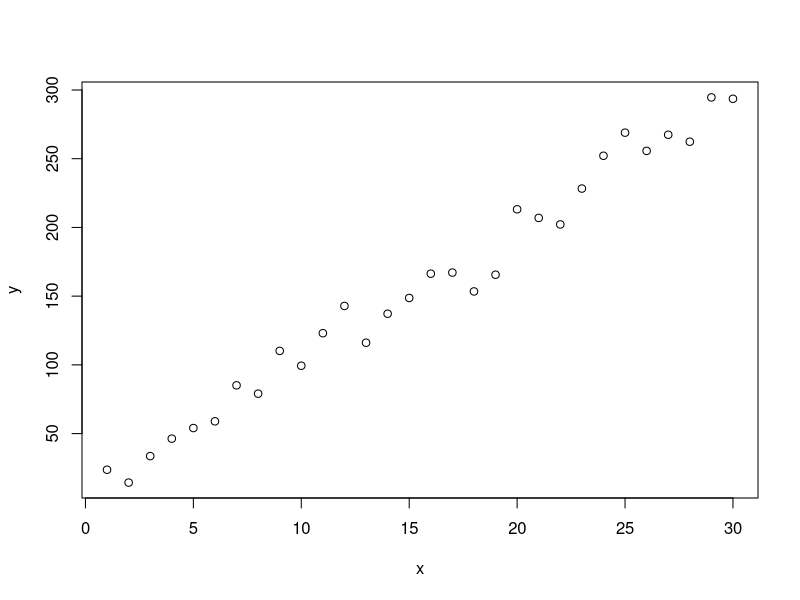
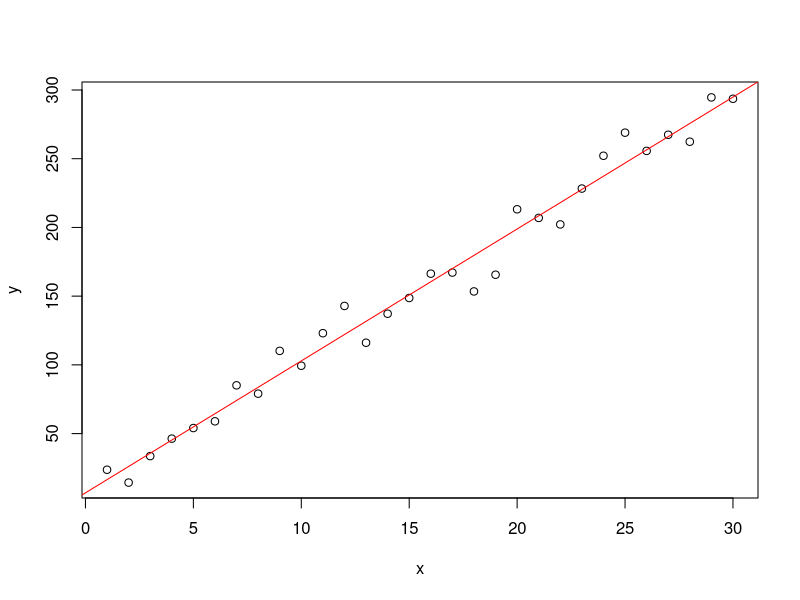

The R script that drew these images, in order:
## ---- chunk 1
knitr::opts_chunk$set(
  collapse = TRUE,
  # warning = FALSE,
  # message = FALSE,
  comment = "#>",
  fig.path = "knitr-figs/",
  cache.path = if (knitr:::is_latex_output()) "knitr-cache-tex/" else "knitr-cache-docx/",
  fig.asp = 0.618,
  fig.width = 9,
  out.width = "6in",
  echo = TRUE,
  autodep = TRUE,
  cache = TRUE,
  # If a chunk needs to be updated each time (i.e. it depends on input that is outside the scope of this file and changes in that outside file would not be detected), set cache = FALSE in the chunk header
  # cache.comments = FALSE,
  dev = if (knitr:::is_latex_output()) "pdf" else "png",
  dpi = 200,
  fig.align = "center",
  fig.pos = "htb"
)
## ---- chunk 2
set.seed(42)
#n <- 50 # sample size
n <- 30 # Ex1
x <- 1:n
y <- 10 * x + rnorm(n, 0, 10)
# y = 10*x^1.5 + rnorm(n, 0, 10)
n
## ---- chunk 3
# library(kableExtra)
library(dplyr)
library(xtable)
z <- 37
## ---- chunk 4
data <- tbl_df(cbind(x, y))
data
## ---- chunk 5
plot(x, y)
## ---- chunk 6
# Added , echo-FALSE above to hide code
fit <- lm(y ~ x)
print(summary(fit))
## ---- chunk 7
plot(x, y)
abline(fit, col = "red")
